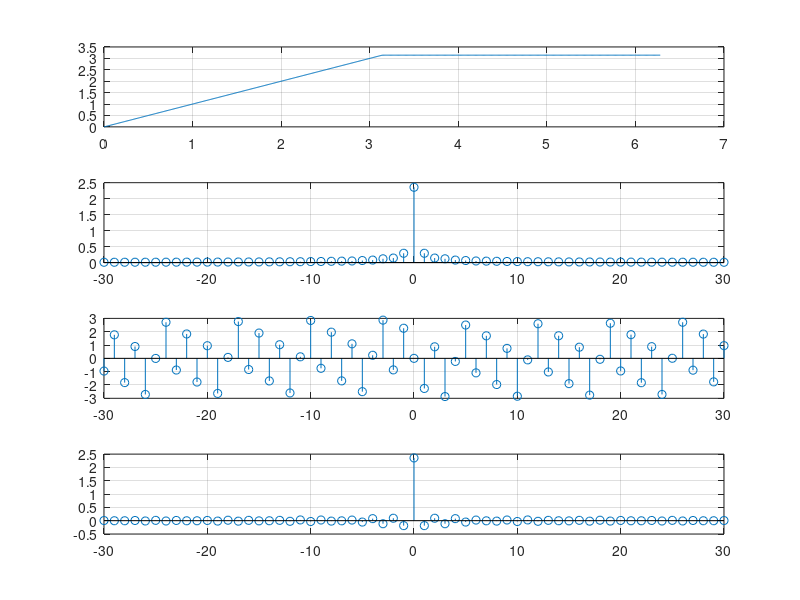

This chart was generated by the following MATLAB code:
function ass3q6
    %define the time period
    t=0:0.01:2*pi;
    
    %define the expression
    for i=1:length(t)
        if t(i)<pi
            y(i)=t(i); 
        else
            y(i)=pi;
        end
    end
    
    w=(2*pi)/4;       %angular frequency
    
    %calculating the positive part
    for kpos =1:1:30
        Apos(kpos)=(trapz(t,y.*exp(-1i*w*kpos*t)))/(2*pi);
    end
    kpos =1:1:30;
    
    %calculating the negative part
    for kneg= 1:1:30
        Aneg(kneg)=(trapz(t,y.*exp(1i*w*kneg*t)))/(2*pi);
    end
    kneg=-1:-1:-30;
    
    A0 = 3*pi/4; %zeroth coefficient after calculation
    
    k=[kneg,0,kpos];    %indexing
    
    A=[Aneg ,A0 ,Apos]; %fourier coefficient
    
    subplot(4,1,1);
    plot(t,y);
    grid on;
    
    subplot(4,1,2);
    stem(k,abs(A));
    grid on;
    
    subplot(4,1,3);
    stem(k,angle(A));
    grid on;
    
    subplot(4,1,4);
    stem(k,A);
    grid on;
    
end
